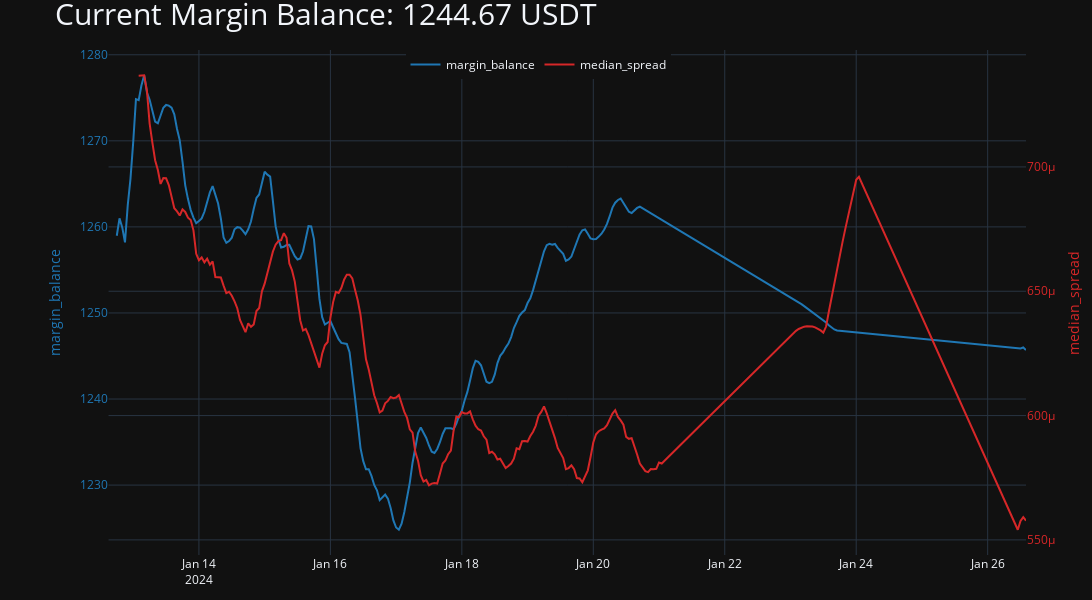

Here is the notebook cell this chart was saved with:
### Code cell
fig = go.Figure()

fig.add_trace(go.Scatter(x=df_mean.index, y=df_mean.margin_balance.interpolate(method='linear').rolling(4).mean(), name='margin_balance', mode="lines", line=go.scatter.Line(color="#1f77b4")))
# fig.add_trace(go.Scatter(x=df.index, y=df.avg_open_size.rolling(16).mean(), name='avg_open_size', yaxis="y2", mode="lines", line=go.scatter.Line(color="#ff7f0e")))
fig.add_trace(go.Scatter(x=df_mean.index, y=df_mean.med_spread.interpolate(method='linear').rolling(12).mean(), name='median_spread', yaxis="y3", mode="lines", line=go.scatter.Line(color="#d62728")))

# Create axis objects
fig.update_layout(xaxis=dict(domain=[0.06, 1]), 
                  yaxis=dict(title='margin_balance', titlefont=dict(color="#1f77b4"), tickfont=dict(color="#1f77b4")), 
                  # yaxis2=dict(title='avg_open_size', titlefont=dict(color="#ff7f0e"), tickfont=dict(color="#ff7f0e"), 
                  #             anchor="free", overlaying="y", side="left", position=0.06), 
                  yaxis3=dict(title='median_spread', titlefont=dict(color="#d62728"), tickfont=dict(color="#d62728"), 
                              anchor="free", overlaying="y", side="right", position=1))

# Update layout properties
fig.update_layout(
    title_text=f"Current Margin Balance: {df_mean.margin_balance.iloc[-1]:.2f} USDT",
    title_font_size=30,
    width=1200, height=600,
    margin=dict(l=50, r=25, b=25, t=50),
    legend=dict(orientation="h", 
                xref='paper', x=0.5, xanchor="center",
                yref="paper", y=1, yanchor="top")
)

fig.show()

### Figure 1 — Plotly figure (JSON) as saved in the notebook; plotly's stock layout.template omitted (floating-point values rounded to 4 significant figures; data arrays with more than 128 entries replaced by an {"elided": "..."} marker saying what was removed)
{"data": [{"line": {"color": "#1f77b4"}, "mode": "lines", "name": "margin_balance", "x": {"elided": "336 str values"}, "y": {"elided": "336 float values"}, "type": "scatter"}, {"line": {"color": "#d62728"}, "mode": "lines", "name": "median_spread", "x": {"elided": "336 str values"}, "y": {"elided": "336 float values"}, "yaxis": "y3", "type": "scatter"}], "layout": {"xaxis": {"domain": [0.06, 1]}, "yaxis": {"title": {"text": "margin_balance", "font": {"color": "#1f77b4"}}, "tickfont": {"color": "#1f77b4"}}, "yaxis3": {"title": {"text": "median_spread", "font": {"color": "#d62728"}}, "tickfont": {"color": "#d62728"}, "anchor": "free", "overlaying": "y", "side": "right", "position": 1}, "title": {"font": {"size": 30}, "text": "Current Margin Balance: 1244.67 USDT"}, "margin": {"l": 50, "r": 25, "b": 25, "t": 50}, "legend": {"orientation": "h", "xref": "paper", "x": 0.5, "xanchor": "center", "yref": "paper", "y": 1, "yanchor": "top"}, "width": 1200, "height": 600}}
